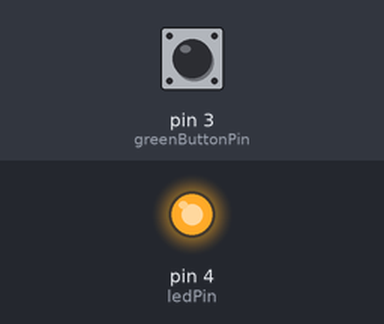
This sketch was run on a simulated Arduino Uno, built with avr-gcc and run on an emulated ATmega328P. Parts: output pins drawn as LEDs (lit = HIGH). The inputs (shaded band) are chosen by the test bench; at power-on: pin 3 (greenButtonPin) HIGH.

Above: at 1.2 s.
1.3 s: pin 3 (greenButtonPin) pulled LOW for 0.15 s
At 1.37 s:
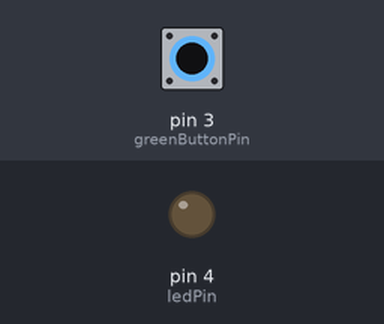
2.9 s: pin 3 (greenButtonPin) pulled LOW for 3.2 s
At 7.4 s:
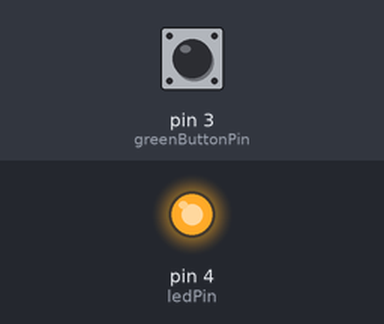
Timing chart, 0 to 8.9 s (numbered marks = the images above; inputs shaded):
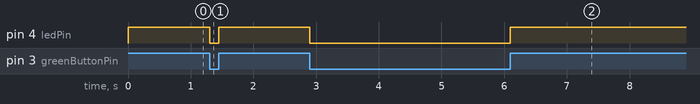

Measured:
- after the input at 1.3 s, pin 4 (ledPin): HIGH → LOW at once, → HIGH 0.15 s later
- after the input at 2.9 s, pin 4 (ledPin): HIGH → LOW at once, → HIGH 3.2 s later

The sketch:

M08A01.ino
```cpp
const int ledPin = 4;
const int greenButtonPin = 3;

volatile int ledValue = HIGH;
volatile long lastPressed = 0;

void buttonPressed();

void setup() {
  pinMode(ledPin, OUTPUT);
  pinMode(greenButtonPin, INPUT_PULLUP);
  attachInterrupt(digitalPinToInterrupt(greenButtonPin), buttonPressed, CHANGE);
}

void loop() {
  digitalWrite(ledPin, ledValue);
}

void buttonPressed() {
  if (millis() - lastPressed > 20) {
    ledValue = !ledValue;
    lastPressed = millis();
  }
}
```
